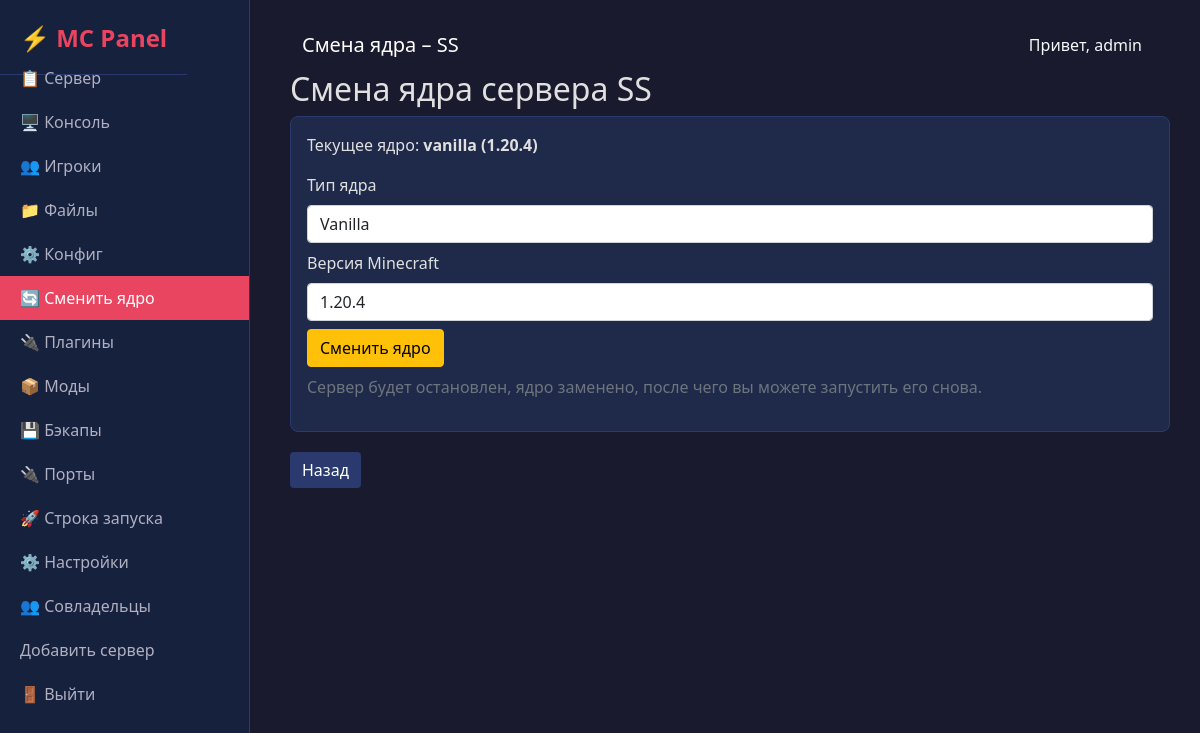
The app's page /server/1/change-core (signed in) with its own data.
### models.py (models this page shows, shortened)
class Server(db.Model):
    id = db.Column(db.Integer, primary_key=True)
    name = db.Column(db.String(100), nullable=False)
    server_type = db.Column(db.String(20), nullable=False, default='vanilla')
    mc_version = db.Column(db.String(20), nullable=False)
    ssh_host = db.Column(db.String(100), nullable=False)
    ssh_port = db.Column(db.Integer, default=22)
    ssh_user = db.Column(db.String(50), nullable=False)
    ssh_password_enc = db.Column(db.String(255), nullable=False)
    status = db.Column(db.String(20), default='offline')
    user_id = db.Column(db.Integer, db.ForeignKey('user.id'), nullable=False)
    startup_command = db.Column(db.Text, default="java -Xms128M -Xmx1024M -jar server.jar nogui")
    memory_percent = db.Column(db.Integer, default=95)
    timezone = db.Column(db.String(50), default="Europe/Moscow")
    garbage_collector = db.Column(db.String(50), default="UseSerialGC")
    domain = db.Column(db.String(100), nullable=True)
    srv_record = db.Column(db.String(100), nullable=True)

class User(UserMixin, db.Model):
    id = db.Column(db.Integer, primary_key=True)
    username = db.Column(db.String(80), unique=True, nullable=False)
    password = db.Column(db.String(120), nullable=False)
    servers = db.relationship('Server', backref='owner', lazy=True)
    co_servers = db.relationship('Server', secondary=server_access, backref=db.backref('co_owners', lazy='dynamic'))

### app.py (the view, shortened to what this page needs)
@app.route('/server/<int:server_id>/change-core', methods=['GET', 'POST'])
@login_required
def change_core(server_id):
    server = get_server_or_404(server_id)
    versions = {
        'vanilla': ['1.20.4', '1.19.4', '1.18.2'],
        'spigot': ['1.20.4', '1.19.4', '1.18.2'],
        'paper': ['1.20.4', '1.19.4', '1.18.2']
    }
    return render_template('change_core.html', server=server, versions=versions, active_page='change_core')

### app.py (called while the page is built)
def get_server_or_404(server_id):
    server = db.session.get(Server, server_id)  # заменили Query.get
    if not server:
        abort(404)   # не return "Not found"
    if server.user_id == current_user.id or current_user in server.co_owners:
        return server
    abort(403)

@login_manager.user_loader
def load_user(user_id):
    return db.session.get(User, int(user_id))

### templates/change_core.html (shortened to what this page needs)
{% extends "base.html" %}
{% block title %}Смена ядра – {{ server.name }}{% endblock %}
{% block content %}
<h2>Смена ядра сервера {{ server.name }}</h2>
<div class="card">
    <div class="card-body">
        <p>Текущее ядро: <strong>{{ server.server_type }} ({{ server.mc_version }})</strong></p>
        <form method="post">
            <div class="mb-2">
                <label class="form-label">Тип ядра</label>
                <select name="server_type" class="form-control" required>
                    <option value="vanilla" {% if server.server_type=='vanilla' %}selected{% endif %}>Vanilla</option>
                </select>
            </div>
            <div class="mb-2">
                <label class="form-label">Версия Minecraft</label>
                <select name="mc_version" class="form-control" required>
                    {% for v in versions.vanilla %}
                    <option value="{{ v }}" {% if server.mc_version==v %}selected{% endif %}>{{ v }}</option>
                    {% endfor %}
                </select>
            </div>
            <button type="submit" class="btn btn-warning" onclick="return confirm('Сменить ядро? Это остановит сервер и заменит server.jar.')">Сменить ядро</button>
        </form>
        <p class="text-muted mt-2">Сервер будет остановлен, ядро заменено, после чего вы можете запустить его снова.</p>
    </div>
</div>
<a href="{{ url_for('server_detail', server_id=server.id) }}" class="btn btn-secondary">Назад</a>
{% endblock %}

### templates/base.html (shortened to what this page needs)
<!DOCTYPE html>
<html lang="ru">
<head>
    <link href="https://cdn.jsdelivr.net/npm/bootstrap@5.1.3/dist/css/bootstrap.min.css" rel="stylesheet">
    <link rel="stylesheet" href="{{ url_for('static', filename='style.css') }}">
</head>
<body>
    <div class="sidebar">
        <a href="{{ url_for('index') }}" class="brand" style="text-decoration: none;">⚡ MC Panel</a>
        <div class="nav flex-column">
            {% if current_user.is_authenticated %}
                {% if server %}
                    <a class="nav-link {% if request.endpoint == 'server_detail' %}active{% endif %}" href="{{ url_for('server_detail', server_id=server.id) }}">📋 Сервер</a>
                    <a class="nav-link {% if request.endpoint == 'console' %}active{% endif %}" href="{{ url_for('console', server_id=server.id) }}">🖥️ Консоль</a>
                    <a class="nav-link {% if request.endpoint == 'players' %}active{% endif %}" href="{{ url_for('players', server_id=server.id) }}">👥 Игроки</a>
                    <a class="nav-link {% if request.endpoint == 'files' %}active{% endif %}" href="{{ url_for('files', server_id=server.id) }}">📁 Файлы</a>
                    <a class="nav-link {% if request.endpoint == 'config' %}active{% endif %}" href="{{ url_for('config', server_id=server.id) }}">⚙️ Конфиг</a>
                    <a class="nav-link {% if request.endpoint == 'change_core' %}active{% endif %}" href="{{ url_for('change_core', server_id=server.id) }}">🔄 Сменить ядро</a>
                    <a class="nav-link {% if request.endpoint == 'plugins' %}active{% endif %}" href="{{ url_for('plugins', server_id=server.id) }}">🔌 Плагины</a>
                    <a class="nav-link {% if request.endpoint == 'mods' %}active{% endif %}" href="{{ url_for('mods', server_id=server.id) }}">📦 Моды</a>
                    <a class="nav-link {% if request.endpoint == 'backups' %}active{% endif %}" href="{{ url_for('backups', server_id=server.id) }}">💾 Бэкапы</a>
                    <a class="nav-link {% if request.endpoint == 'ports' %}active{% endif %}" href="{{ url_for('ports', server_id=server.id) }}">🔌 Порты</a>
                    <a class="nav-link {% if request.endpoint == 'startup' %}active{% endif %}" href="{{ url_for('startup', server_id=server.id) }}">🚀 Строка запуска</a>
                    <a class="nav-link {% if request.endpoint == 'settings' %}active{% endif %}" href="{{ url_for('settings', server_id=server.id) }}">⚙️ Настройки</a>
                    <a class="nav-link {% if request.endpoint == 'coowners' %}active{% endif %}" href="{{ url_for('coowners', server_id=server.id) }}">👥 Совладельцы</a>
                {% endif %}
            <a class="nav-link" href="{{ url_for('add_server') }}">Добавить сервер</a>
            <a class="nav-link" href="{{ url_for('logout') }}">🚪 Выйти</a>
            {% else %}
                <a class="nav-link" href="{{ url_for('login') }}">🔑 Вход</a>
                <a class="nav-link" href="{{ url_for('register') }}">📝 Регистрация</a>
            {% endif %}
        </div>
    </div>
    <div class="main-content">
        <nav class="navbar navbar-expand-lg navbar-dark bg-transparent">
            <div class="container-fluid">
                <span class="navbar-brand mb-0 h1">{% block title %}Панель управления{% endblock %}</span>
                <div class="d-flex">
                    {% if current_user.is_authenticated %}
                        <span class="text-light me-3">Привет, {{ current_user.username }}</span>
                    {% endif %}
                </div>
            </div>
        </nav>
        {% block content %}{% endblock %}
    </div>
</body>
</html>

### static/style.css (style rules this page uses)
body { background-color: #1a1a2e; color: #e0e0e0; font-family: 'Segoe UI', Tahoma, Geneva, Verdana, sans-serif; padding-left: 260px; }
.sidebar { position: fixed; top: 0; left: 0; height: 100vh; width: 250px; background-color: #16213e; padding: 20px 0; overflow-y: auto; border-right: 1px solid #2a3a6e; z-index: 1000; }
.sidebar .brand { color: #e94560; font-size: 1.5rem; font-weight: bold; padding: 0 20px 20px; border-bottom: 1px solid #2a3a6e; margin-bottom: 20px; }
.sidebar .nav-link { color: #b0b0c0; padding: 10px 20px; border-radius: 0; transition: 0.2s; }
.sidebar .nav-link.active { background-color: #e94560; color: #fff; }
.main-content { padding: 20px 30px; }
.card { background-color: #1f2a4a; border: 1px solid #2a3a6e; border-radius: 8px; margin-bottom: 20px; }
.btn-secondary { background-color: #2a3a6e; border: none; }
a { color: #e94560; }

### records on screen
Server: name "SS", server_type "vanilla", mc_version "1.20.4", server_type "Vanilla"
User: username "admin"
